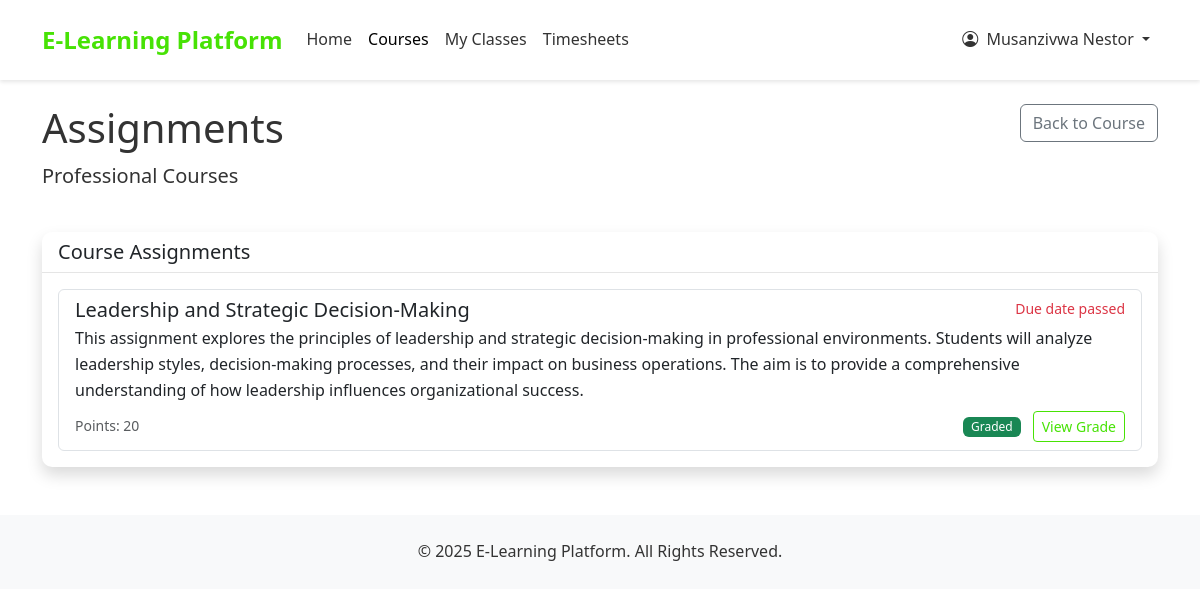
Screenshot of /courses/assignments/professional-courses/ (signed in) with the database file from the repository.
### accounts/models.py (models this page shows, shortened)
class User(AbstractUser):
    USER_TYPE_CHOICES = (
        ('student', 'Student'),
        ('teacher', 'Teacher'),
        ('admin', 'Admin'),
    )
    user_type = models.CharField(max_length=10, choices=USER_TYPE_CHOICES, default='student')
    phone_number = models.CharField(max_length=15, blank=True, null=True)
    is_active = models.BooleanField(default=True)
    created_at = models.DateTimeField(auto_now_add=True)
    updated_at = models.DateTimeField(auto_now=True)
    is_organization = models.BooleanField(default=False)
    company_name = models.CharField(max_length=255, blank=True, null=True)
    contact_person = models.CharField(max_length=255, blank=True, null=True)
    number_of_trainees = models.PositiveIntegerField(default=0)
    start_date = models.DateField(blank=True, null=True)
    end_date = models.DateField(blank=True, null=True)
    student_id = models.CharField(max_length=5, blank=True, null=True, unique=True)
    def is_teacher(self):
        return self.user_type == 'teacher'

### courses/models.py (models this page shows, shortened)
class Course(models.Model):
    title = models.CharField(max_length=200)
    slug = models.SlugField(max_length=200, unique=True, blank=True)
    description = models.TextField()
    overview = models.TextField(blank=True, null=True)
    placement_test_price = models.DecimalField(max_digits=6, decimal_places=2)
    is_active = models.BooleanField(default=True)
    created_at = models.DateTimeField(auto_now_add=True)
    updated_at = models.DateTimeField(auto_now=True)

class Assignment(models.Model):
    STATUS_CHOICES = (
        ('draft', 'Draft'),
        ('published', 'Published'),
        ('archived', 'Archived'),
    )
    course = models.ForeignKey(Course, on_delete=models.CASCADE, related_name='assignments')
    title = models.CharField(max_length=200)
    description = models.TextField(help_text="Brief overview of the assignment")
    instructions = models.TextField(help_text="Detailed instructions for completing the assignment")
    due_date = models.DateTimeField()
    points = models.PositiveIntegerField(default=100)
    status = models.CharField(max_length=10, choices=STATUS_CHOICES, default='draft')
    created_at = models.DateTimeField(auto_now_add=True)
    updated_at = models.DateTimeField(auto_now=True)
    def is_past_due(self):
        from django.utils import timezone
        return timezone.now() > self.due_date

### courses/views.py (the view)
# urls.py: path('assignments/<slug:course_slug>/', views.student_assignments, name='student_assignments'),
@login_required
def student_assignments(request, course_slug):
    course = get_object_or_404(Course, slug=course_slug)
    if not PaymentProof.objects.filter(user=request.user, course=course, status='approved').exists():
        messages.error(request, "You are not enrolled in this course.")
        return redirect('student_dashboard')
    assignments = Assignment.objects.filter(course=course, status='published')
    for assignment in assignments:
        submission = AssignmentSubmission.objects.filter(
            assignment=assignment,
            student=request.user
        ).first()
        if submission:
            assignment.submission_status = submission.status
            assignment.submission_id = submission.id
        else:
            assignment.submission_status = None
    return render(request, 'courses/student_assignments.html', {
        'course': course,
        'assignments': assignments
    })

### templates/courses/student_assignments.html (shortened to what this page needs)
{% extends 'base.html' %}
{% block content %}
<div class="row mb-4">
    <div class="col-md-8">
        <h1>Assignments</h1>
        <p class="lead">{{ course.title }}</p>
    </div>
    <div class="col-md-4 text-end">
        <a href="{% url 'student_course_dashboard' course.slug %}" class="btn btn-outline-secondary">Back to Course</a>
    </div>
</div>
<div class="row">
    <div class="col-12">
        <div class="card shadow">
            <div class="card-header bg-white">
                <h5 class="mb-0">Course Assignments</h5>
            </div>
            <div class="card-body">
                {% if assignments %}
                    <div class="list-group">
                        {% for assignment in assignments %}
                            <div class="list-group-item list-group-item-action">
                                <div class="d-flex w-100 justify-content-between">
                                    <h5 class="mb-1">{{ assignment.title }}</h5>
                                    <small class="text-muted">
                                        {% if assignment.is_past_due %}
                                            <span class="text-danger">Due date passed</span>
                                        {% else %}
                                            Due: {{ assignment.due_date|date:"M d, Y H:i" }}
                                        {% endif %}
                                    </small>
                                </div>
                                <p class="mb-1">{{ assignment.description }}</p>
                                <div class="d-flex justify-content-between align-items-center mt-2">
                                    <small class="text-muted">Points: {{ assignment.points }}</small>
                                    <div>
                                        {% if assignment.submission_status == 'submitted' %}
                                            <span class="badge bg-primary">Submitted</span>
                                            <a href="{% url 'submission_detail' assignment.submission_id %}" class="btn btn-sm btn-outline-primary ms-2">View Submission</a>
                                        {% elif assignment.submission_status == 'graded' %}
                                            <span class="badge bg-success">Graded</span>
                                            <a href="{% url 'submission_detail' assignment.submission_id %}" class="btn btn-sm btn-outline-primary ms-2">View Grade</a>
                                        {% elif assignment.submission_status == 'late' %}
                                            <span class="badge bg-warning">Late Submission</span>
                                            <a href="{% url 'submission_detail' assignment.submission_id %}" class="btn btn-sm btn-outline-primary ms-2">View Submission</a>
                                        {% elif assignment.submission_status == 'resubmit' %}
                                            <span class="badge bg-danger">Needs Resubmission</span>
                                            <a href="{% url 'assignment_detail' assignment.id %}" class="btn btn-sm btn-warning ms-2">Resubmit</a>
                                        {% else %}
                                            <a href="{% url 'assignment_detail' assignment.id %}" class="btn btn-sm btn-primary">Submit Assignment</a>
                                        {% endif %}
                                    </div>
                                </div>
                            </div>
                        {% endfor %}
                    </div>
                {% else %}
                    <div class="alert alert-info">
                        <p class="mb-0">No assignments available for this course yet.</p>
                    </div>
                {% endif %}
            </div>
        </div>
    </div>
</div>
{% endblock %}

### templates/base.html (shortened to what this page needs)
{% load static %}
<!DOCTYPE html>
<html lang="en">
<head>
    <link href="https://cdn.jsdelivr.net/npm/bootstrap@5.3.0-alpha1/dist/css/bootstrap.min.css" rel="stylesheet">
    <link rel="stylesheet" href="https://cdn.jsdelivr.net/npm/bootstrap-icons@1.10.0/font/bootstrap-icons.css">
    <link rel="stylesheet" href="{% static 'css/style.css' %}">
</head>
<body>
    <nav class="navbar navbar-expand-lg navbar-light sticky-top">
        <div class="container">
            <a class="navbar-brand" href="{% url 'home' %}">E-Learning Platform</a>
            <div class="collapse navbar-collapse" id="navbarNav">
                <ul class="navbar-nav me-auto">
                    <li class="nav-item">
                        <a class="nav-link {% if request.path == '/' %}active{% endif %}" href="{% url 'home' %}">Home</a>
                    </li>
                    <li class="nav-item">
                        <a class="nav-link {% if '/courses/' in request.path %}active{% endif %}" href="{% url 'course_list' %}">Courses</a>
                    </li>
                    {% if user.is_authenticated %}
                        {% if user.is_staff or user.is_superuser %}
                            <li class="nav-item dropdown">
                                <a class="nav-link dropdown-toggle" href="#" role="button" data-bs-toggle="dropdown">
                                    Administration
                                </a>
                                <ul class="dropdown-menu">
                                    <li><a class="dropdown-item" href="{% url 'admin_dashboard' %}">Dashboard</a></li>
                                    <li><a class="dropdown-item" href="{% url 'course_create' %}">Add Course</a></li>
                                    <li><a class="dropdown-item" href="{% url 'question_list' %}">Manage Questions</a></li>
                                    <li><a class="dropdown-item" href="{% url 'quiz_list' %}">Manage Quizzes</a></li>
                                    <li><a class="dropdown-item" href="{% url 'create_teacher' %}">Add Teacher</a></li>
                                </ul>
                            </li>
                        {% elif user.is_teacher %}
                            <li class="nav-item">
                                <a class="nav-link {% if '/events/' in request.path %}active{% endif %}" href="{% url 'view_events' %}">Events</a>
                            </li>
                        {% else %}
                            <li class="nav-item">
                                <a class="nav-link {% if '/events/' in request.path %}active{% endif %}" href="{% url 'view_events' %}">My Classes</a>
                            </li>
                            <li class="nav-item">
                                <a class="nav-link {% if '/timesheets/' in request.path %}active{% endif %}" href="{% url 'view_timesheets' %}">Timesheets</a>
                            </li>
                        {% endif %}
                    {% endif %}
                </ul>
                <ul class="navbar-nav ms-auto">
                    {% if user.is_authenticated %}
                        <li class="nav-item dropdown">
                            <a class="nav-link dropdown-toggle" href="#" role="button" data-bs-toggle="dropdown">
                                <i class="bi bi-person-circle me-1"></i> {{ user.get_full_name|default:user.username }}
                            </a>
                        </li>
                    {% endif %}
                </ul>
            </div>
        </div>
    </nav>
    <main class="container mt-4">
        {% block content %}{% endblock %}
    </main>
    <footer class="footer">
        <div class="container text-center">
            <p class="mb-0">&copy; {% now "Y" %} E-Learning Platform. All Rights Reserved.</p>
        </div>
    </footer>
</body>
</html>

### static/css/style.css (style rules this page uses)
:root { --primary-color: #47e205; --secondary-color: #2e206d; --light-gray: #f8f9fa; --dark-gray: #6c757d; --white: #ffffff; }
body { font-family: 'Segoe UI', Tahoma, Geneva, Verdana, sans-serif; color: #333; line-height: 1.6; }
a { color: var(--primary-color); text-decoration: none; }
.btn-outline-primary { color: var(--primary-color); border-color: var(--primary-color); }
.card { border-radius: 10px; border: none; box-shadow: 0 4px 6px rgba(0, 0, 0, 0.1); transition: transform 0.3s ease, box-shadow 0.3s ease; }
.card-header { border-radius: 10px 10px 0 0 !important; background-color: white; border-bottom: 1px solid rgba(0, 0, 0, 0.1); }
.badge { font-weight: 500; }
.navbar { padding: 1rem 0; }
.navbar-brand { font-size: 1.5rem; font-weight: bold; }
.footer { background-color: var(--light-gray); padding: 1.5rem 0; margin-top: 3rem; }

### templates/base.html (style rules this page uses)
:root { --primary-color: #47e205; --secondary-color: #2e206d; }
.navbar { background-color: white; box-shadow: 0 2px 4px rgba(0, 0, 0, 0.1); }
.navbar-brand { color: var(--primary-color); font-weight: bold; }
.nav-link { color: #333; }
footer { background-color: #f8f9fa; padding: 20px 0; margin-top: 50px; }

### rows the page displays
User: get_full_name "Musanzivwa Nestor"
Course: title "Professional Courses"
Assignment: title "Leadership and Strategic Decision-Making", shows "Due date passed", description "This assignment explores the principles of leadership and strategic decision-making in professional environments. Students will analyze leadership styles, decision-making processes, and their impact on business operations. The aim is to provide a comprehensive understanding of how leadership influences organizational success.", points "20", shows "Graded"
